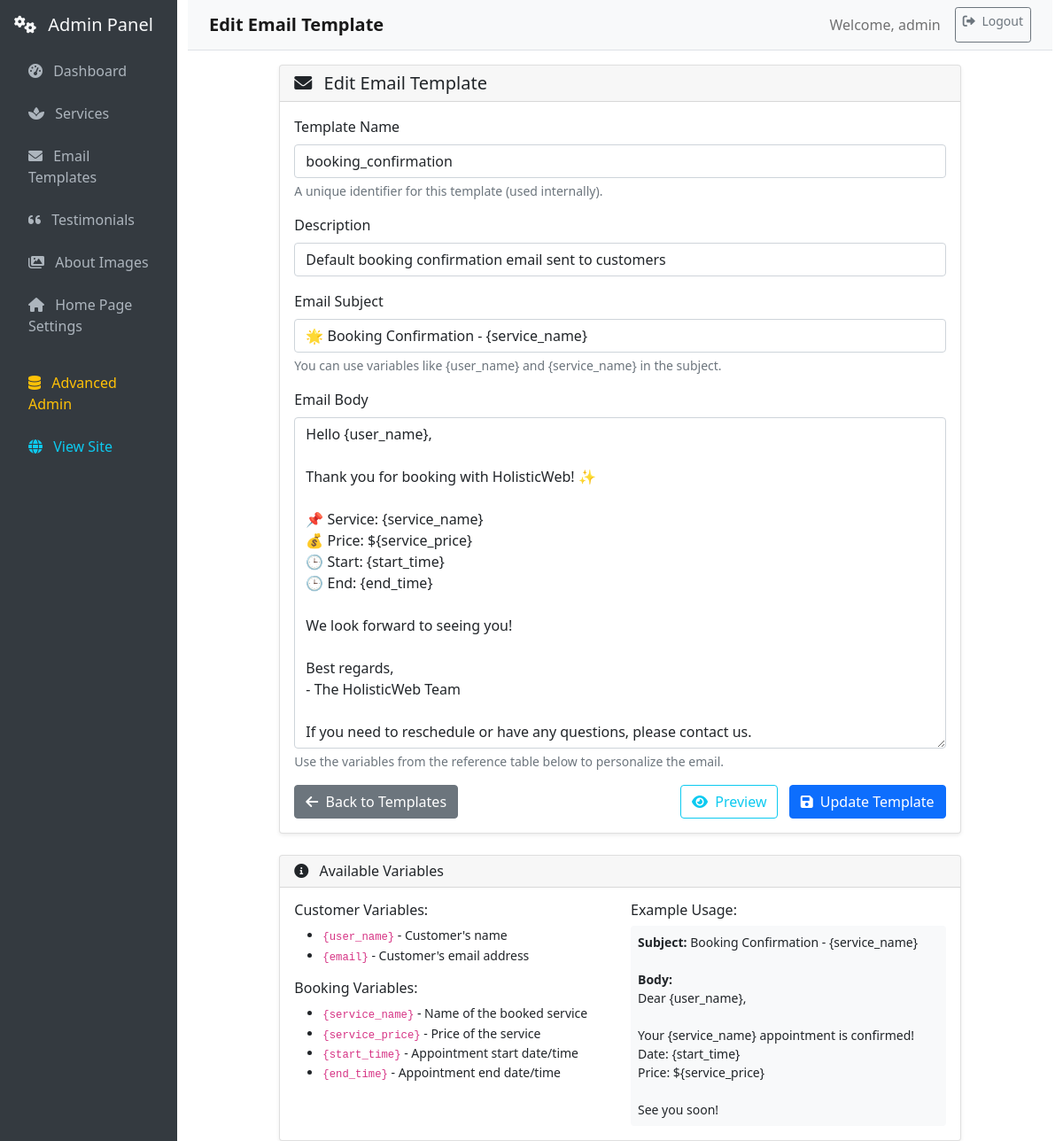
/web_admin/emails/edit/1 (signed in), run on the app's committed database.
### db/models.py (models this page shows, shortened)
class User(db.Model, UserMixin):
    __tablename__ = 'users'
    id = db.Column(db.Integer, primary_key=True, autoincrement=True)
    is_paid = db.Column(db.Boolean, default=False)
    username = db.Column(db.String(80), nullable=False, unique=True)
    email = db.Column(db.String(120), nullable=False, unique=True)
    password = db.Column(db.String(128), nullable=False)
    role_id = db.Column(db.Integer, db.ForeignKey('roles.id'), nullable=False)
    role = db.relationship('Role', backref=db.backref('users', lazy=True))
    created_at = db.Column(db.DateTime, default=db.func.now())
    updated_at = db.Column(db.DateTime, default=db.func.now(), onupdate=db.func.now())

class EmailTemplate(db.Model):
    __tablename__ = "email_templates"
    id = db.Column(db.Integer, primary_key=True)
    name = db.Column(db.String(100), nullable=False, unique=True)
    subject = db.Column(db.String(255), nullable=False)
    body = db.Column(db.Text, nullable=False)
    description = db.Column(db.String(255), nullable=True)
    created_at = db.Column(db.DateTime, default=db.func.now())
    updated_at = db.Column(db.DateTime, default=db.func.now(), onupdate=db.func.now())

### routes/web_admin.py (the view, shortened to what this page needs)
@web_admin_bp.route('/emails/edit/<int:template_id>', methods=['GET', 'POST'])
@admin_required
def edit_email_template(template_id):
    template = EmailTemplate.query.get_or_404(template_id)
    return render_template('admin/edit_email.html', template=template)

### routes/web_admin.py (called while the page is built)
def admin_required(f):
    @wraps(f)
    @login_required
    def decorated_function(*args, **kwargs):
        if not current_user.is_authenticated or current_user.role.name != 'admin':
            flash('Admin access required.', 'error')
            return redirect(url_for('main.home'))
        return f(*args, **kwargs)
    return decorated_function

### templates/admin/edit_email.html (shortened to what this page needs)
{% extends "admin/base.html" %}
{% block page_title %}{{ 'Edit Email Template' if template else 'Create New Email Template' }}{% endblock %}
{% block content %}
<div class="row">
    <div class="col-md-10 offset-md-1">
        <div class="card">
            <div class="card-header">
                <h5 class="mb-0">
                    <i class="fas fa-envelope me-2"></i>
                    {{ 'Edit Email Template' if template else 'Create New Email Template' }}
                </h5>
            </div>
            <div class="card-body">
                <form method="POST">
                    <div class="mb-3">
                        <label for="name" class="form-label">Template Name</label>
                        <input type="text" class="form-control" id="name" name="name"
                               value="{{ template.name if template else '' }}"
                               placeholder="e.g., booking_confirmation" required>
                        <div class="form-text">A unique identifier for this template (used internally).</div>
                    </div>
                    <div class="mb-3">
                        <label for="description" class="form-label">Description</label>
                        <input type="text" class="form-control" id="description" name="description"
                               value="{{ template.description if template else '' }}"
                               placeholder="Brief description of when this template is used">
                    </div>
                    <div class="mb-3">
                        <label for="subject" class="form-label">Email Subject</label>
                        <input type="text" class="form-control" id="subject" name="subject"
                               value="{{ template.subject if template else '' }}"
                               placeholder="Your booking confirmation" required>
                        <div class="form-text">You can use variables like {user_name} and {service_name} in the subject.</div>
                    </div>
                    <div class="mb-3">
                        <label for="body" class="form-label">Email Body</label>
                        <textarea class="form-control" id="body" name="body" rows="15" required
                                  placeholder="Dear {user_name},
Thank you for booking {service_name} with us!
Your appointment details:
- Service: {service_name}
- Price: ${service_price}
- Date & Time: {start_time} - {end_time}
We look forward to seeing you!
Best regards,
The Holistic Therapy Team">{{ template.body if template else '' }}</textarea>
                        <div class="form-text">Use the variables from the reference table below to personalize the email.</div>
                    </div>
                    <div class="d-flex justify-content-between">
                        <a href="{{ url_for('web_admin_panel.admin_emails') }}" class="btn btn-secondary">
                            <i class="fas fa-arrow-left me-1"></i>
                            Back to Templates
                        </a>
                        <div>
                            <button type="button" class="btn btn-outline-info me-2" onclick="previewEmail()">
                                <i class="fas fa-eye me-1"></i>
                                Preview
                            </button>
                            <button type="submit" class="btn btn-primary">
                                <i class="fas fa-save me-1"></i>
                                {{ 'Update Template' if template else 'Create Template' }}
                            </button>
                        </div>
                    </div>
                </form>
            </div>
        </div>
        <div class="card mt-4">
            <div class="card-header">
                <h6 class="mb-0">
                    <i class="fas fa-info-circle me-2"></i>
                    Available Variables
                </h6>
            </div>
            <div class="card-body">
                <div class="row">
                    <div class="col-md-6">
                        <h6>Customer Variables:</h6>
                        <ul class="small">
                            <li><code>{user_name}</code> - Customer's name</li>
                            <li><code>{email}</code> - Customer's email address</li>
                        </ul>
                        <h6>Booking Variables:</h6>
                        <ul class="small">
                            <li><code>{service_name}</code> - Name of the booked service</li>
                            <li><code>{service_price}</code> - Price of the service</li>
                            <li><code>{start_time}</code> - Appointment start date/time</li>
                            <li><code>{end_time}</code> - Appointment end date/time</li>
                        </ul>
                    </div>
                    <div class="col-md-6">
                        <h6>Example Usage:</h6>
                        <div class="small">
                            <div class="bg-light p-2 rounded">
                                <strong>Subject:</strong> Booking Confirmation - {service_name}<br><br>
                                <strong>Body:</strong><br>
                                Dear {user_name},<br><br>
                                Your {service_name} appointment is confirmed!<br>
                                Date: {start_time}<br>
                                Price: ${service_price}<br><br>
                                See you soon!
                            </div>
                        </div>
                    </div>
                </div>
            </div>
        </div>
    </div>
</div>
{% endblock %}

### templates/admin/base.html (shortened to what this page needs)
<!DOCTYPE html>
<html lang="en">
<head>
    <link href="https://cdn.jsdelivr.net/npm/bootstrap@5.1.3/dist/css/bootstrap.min.css" rel="stylesheet">
    <link href="https://cdnjs.cloudflare.com/ajax/libs/font-awesome/6.0.0/css/all.min.css" rel="stylesheet">
</head>
<body>
    <div class="container-fluid">
        <div class="row">
            <nav class="col-md-3 col-lg-2 sidebar p-3">
                <div class="mb-3">
                    <h5 class="text-light">
                        <i class="fas fa-cogs me-2"></i>
                        Admin Panel
                    </h5>
                </div>
                <ul class="nav flex-column">
                    <li class="nav-item">
                        <a class="nav-link {% if request.endpoint == 'web_admin_panel.web_admin_panel' %}active{% endif %}"
                           href="{{ url_for('web_admin_panel.web_admin_panel') }}">
                            <i class="fas fa-tachometer-alt me-2"></i>
                            Dashboard
                        </a>
                    </li>
                    <li class="nav-item">
                        <a class="nav-link {% if request.endpoint == 'web_admin_panel.admin_services' %}active{% endif %}"
                           href="{{ url_for('web_admin_panel.admin_services') }}">
                            <i class="fas fa-spa me-2"></i>
                            Services
                        </a>
                    </li>
                    <li class="nav-item">
                        <a class="nav-link {% if request.endpoint == 'web_admin_panel.admin_emails' %}active{% endif %}"
                           href="{{ url_for('web_admin_panel.admin_emails') }}">
                            <i class="fas fa-envelope me-2"></i>
                            Email Templates
                        </a>
                    </li>
                    <li class="nav-item">
                        <a class="nav-link {% if request.endpoint == 'web_admin_panel.admin_testimonials' %}active{% endif %}"
                           href="{{ url_for('web_admin_panel.admin_testimonials') }}">
                            <i class="fas fa-quote-left me-2"></i>
                            Testimonials
                        </a>
                    </li>
                    <li class="nav-item">
                        <a class="nav-link {% if request.endpoint in ['web_admin_panel.admin_about_images', 'web_admin_panel.edit_about_image', 'web_admin_panel.create_about_image'] %}active{% endif %}"
                           href="{{ url_for('web_admin_panel.admin_about_images') }}">
                            <i class="fas fa-images me-2"></i>
                            About Images
                        </a>
                    </li>
                    <li class="nav-item">
                        <a class="nav-link {% if request.endpoint == 'web_admin_panel.admin_settings' %}active{% endif %}"
                           href="{{ url_for('web_admin_panel.admin_settings') }}">
                            <i class="fas fa-home me-2"></i>
                            Home Page Settings
                        </a>
                    </li>
                    <li class="nav-item mt-3">
                        <a class="nav-link text-warning" href="/admin/">
                            <i class="fas fa-database me-2"></i>
                            Advanced Admin
                        </a>
                    </li>
                    <li class="nav-item">
                        <a class="nav-link text-info" href="{{ url_for('main.home') }}">
                            <i class="fas fa-globe me-2"></i>
                            View Site
                        </a>
                    </li>
                </ul>
            </nav>
            <main class="col-md-9 col-lg-10 main-content">
                <nav class="navbar navbar-expand-lg navbar-light bg-light border-bottom">
                    <div class="container-fluid">
                        <span class="navbar-brand mb-0 h1">
                            {% block page_title %}Admin Panel{% endblock %}
                        </span>
                        <div class="navbar-nav ms-auto">
                            <span class="navbar-text me-3">
                                Welcome, {{ current_user.username }}
                            </span>
                            <a class="btn btn-outline-secondary btn-sm" href="/api/logout" onclick="handleLogout(event)">
                                <i class="fas fa-sign-out-alt me-1"></i>
                                Logout
                            </a>
                        </div>
                    </div>
                </nav>
                <div class="container-fluid mt-3">
                    {% block content %}{% endblock %}
                </div>
            </main>
        </div>
    </div>
</body>
</html>

### templates/admin/base.html (style rules this page uses)
.sidebar { min-height: 100vh; background: #343a40; }
.sidebar .nav-link { color: #adb5bd; border-radius: 0.25rem; margin: 0.25rem 0; }
.main-content { min-height: 100vh; }
.navbar-brand { font-weight: bold; }
.card { box-shadow: 0 0.125rem 0.25rem rgba(0, 0, 0, 0.075); border: 1px solid rgba(0, 0, 0, 0.125); }

### data on the page
User: username "admin"
EmailTemplate: name "booking_confirmation", description "Default booking confirmation email sent to customers", subject "🌟 Booking Confirmation - {service_name}", body "Hello {user_name}, Thank you for booking with HolisticWeb! ✨ 📌 Service: {service_name} 💰 Price: ${service_price} 🕒 Start: {start_time} 🕒 End: {end_time} We look forward to seeing you! Best regards, - The HolisticWeb Team If you need to reschedule or have any questions, please contact us."

### other printed values
{{ 'Edit Email Template' if template else 'Create New Email Template' }} "Edit Email Template"
{{ 'Update Template' if template else 'Create Template' }} "Update Template"
